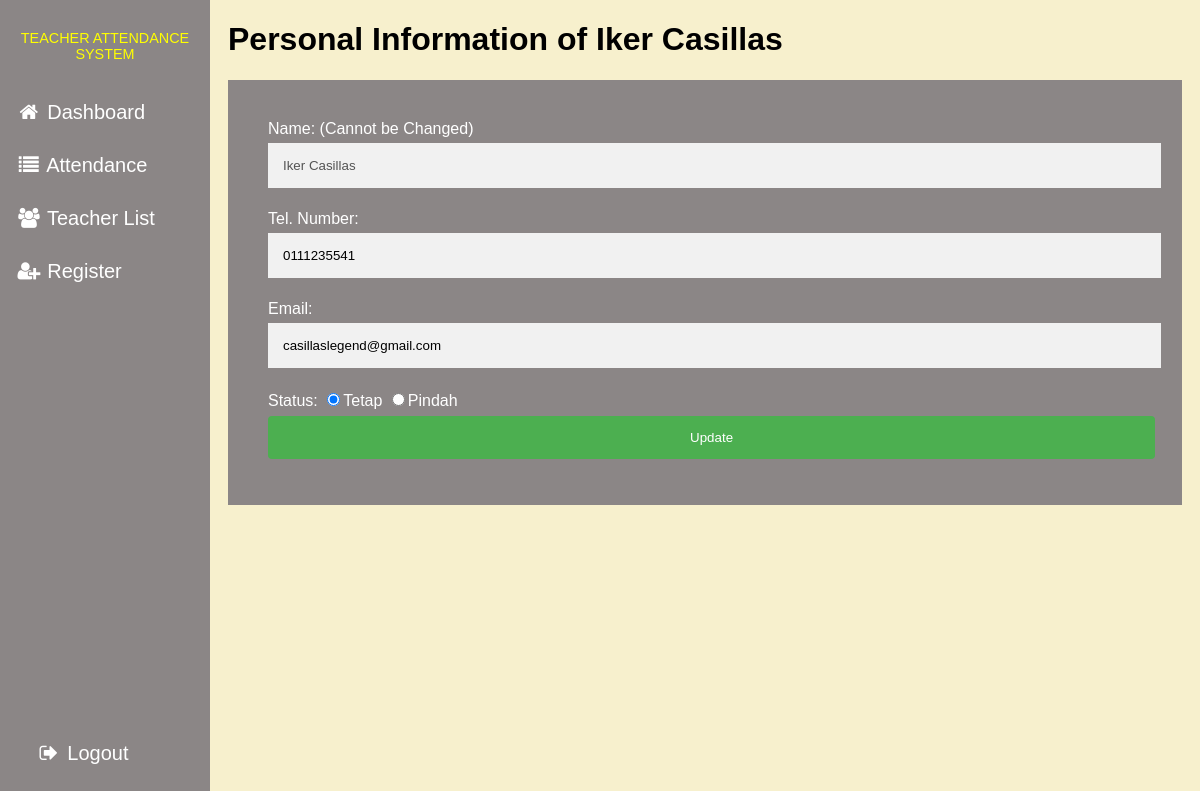
/admin/listEdit.php?edit=40 (signed in), run on the app's committed database.
### tables this page shows
CREATE TABLE `teacher` (
  `teacherID` int(11) NOT NULL,
  `teacherName` varchar(99) NOT NULL,
  `teacherTelNo` varchar(99) NOT NULL,
  `teacherEmail` varchar(99) NOT NULL,
  `teacherStatus` varchar(99) NOT NULL
);

### admin/listEdit.php (the view, shortened to what this page needs)
<?php
	include("edit_data.php");
    if (isset($_GET['edit'])) {
		$id = $_GET['edit'];
		$records = mysqli_query($con, "SELECT * FROM teacher WHERE teacherID=$id");
		while($data = mysqli_fetch_array($records))
		{
			$name=$data['teacherName'];
			$telno=$data['teacherTelNo'];
			$email=$data['teacherEmail'];
			$status=$data['teacherStatus'];
		}
	}
?>
<!DOCTYPE html>
<html>
	<head>
		<link rel="stylesheet" href="https://cdnjs.cloudflare.com/ajax/libs/font-awesome/4.7.0/css/font-awesome.min.css">
		<link rel="stylesheet" href="adminstyle.css">
	</head>
	<body>
		<div class="sidebar">
			<p class="sidetitle">TEACHER ATTENDANCE SYSTEM</p>
			<br>
			<a href="admin.php"><i class="fa fa-fw fa-home"></i> Dashboard</a>
			<br>
			<a href="attendancerecord.php"><i class="fa fa-fw fa-list"></i> Attendance</a>
			<br>
			<a href="list.php"><i class="fa fa-fw fa-users"></i> Teacher List</a>
			<br>
			<a href="register.php"><i class="fa fa-fw fa-user-plus"></i> Register</a>
			<br>
			<div class="bottomleft">
				<a href="logout.php"><i class="fa fa-fw fa-sign-out"></i> Logout</a>
			</div>
		</div>
		<div class="main">
			<h1>Personal Information of <?php echo $name; ?> </h1>
			<div class='container'>
				<form method="POST" enctype="multipart/form-data">
				Name: (Cannot be Changed)<input type="text" name="name" value="<?php echo $name; ?>" disabled>
				Tel. Number: <input type="text" name="telno" value="<?php echo $telno; ?>">
				Email: <input type="email" name="email" value="<?php echo $email; ?>">
				Status:
				<input type="radio" name="status" <?php if (isset($status) && $status=="Tetap") echo "checked";?> value="Tetap">Tetap
  				<input type="radio" name="status" <?php if (isset($status) && $status=="Pindah") echo "checked";?> value="Pindah">Pindah
				<button type="submit" class="registerbtn" name="update">Update</button>
				</form>
			</div>
		</div>
		<br>
	</body>
</html>

### admin/adminstyle.css (style rules this page uses)
body, html { height: 99%; font-family: Arial, Helvetica, sans-serif; background-color:rgb(247, 240, 205) }
.sidebar { height: 99%; width: 210px; position: fixed; z-index: 1; top: 0; left: 0; background-color: rgb(139, 134, 134); overflow-x: hidden; padding-top: 16px; }
.sidebar a { padding: 6px 8px 6px 16px; text-decoration: none; font-size: 20px; color: #ffffff; display: block; }
.main { margin-left: 210px; padding: 0px 10px; }
.bottomleft { position: absolute; bottom: 50px; left: 20px; font-size: 20px; }
.container { padding: 40px; background-color: rgb(139, 134, 134); color: #ffffff; }
input[type=text], input[type=password], input[type=disabled], input[type=email], textarea { width: 98.7%; padding: 15px; margin: 5px 0 22px 0; display: inline-block; border: none; background: #f1f1f1; }
div { padding: 10px 0; }
.registerbtn { align-items: center; width: 101.5%; background-color: #4CAF50; color: white; padding: 14px 20px; margin: 6px 0; border: none; border-radius: 4px; cursor: pointer; }
.sidetitle { font-size: 90%; text-align:center; color:yellow; }

### data on the page
teacher: teacherName "Iker Casillas", name "Iker Casillas", telno "0111235541", email "casillaslegend@gmail.com", teacherStatus "☑"
